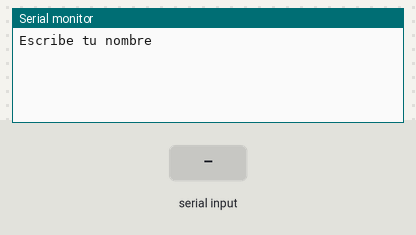
This sketch was run on a simulated Arduino Uno, built with avr-gcc and run on an emulated ATmega328P. Parts: the last lines printed to the serial monitor. Inputs (shaded band) come from the test bench.

Above: at 1.2 s.
1.3 s: "1" received over Serial
At 2.8 s:
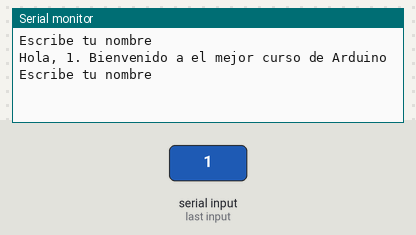
3.8 s: "0" received over Serial
At 5.2 s:
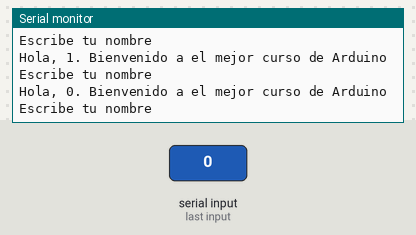
5.3 s: "2" received over Serial
At 7.0 s:
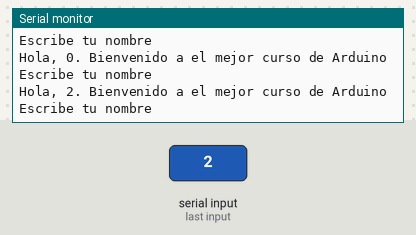

The sketch:

Proyecto_10.ino
```cpp
String nombre;
String msg1 = "Escribe tu nombre";
String msg2 = "Hola, ";
String msg3 = ". Bienvenido a el mejor curso de Arduino";

void setup() {
  // put your setup code here, to run once:
Serial.begin(115200);
}

void loop() {
  // put your main code here, to run repeatedly:
Serial.println();
Serial.println(msg1);
while (Serial.available() == 0) {

}

nombre = Serial.readString();
nombre.trim(); //Elimina espacios y saltos en linea
Serial.print(msg2);
Serial.print(nombre);
Serial.println(msg3);
}
```

Measured:
- after the input at 1.3 s, the serial monitor: prints a new line after 1.0 s (image 1)
- after the input at 3.8 s, the serial monitor: prints a new line after 1.0 s (image 2)
- after the input at 5.3 s, the serial monitor: prints a new line after 1.0 s (image 3)
